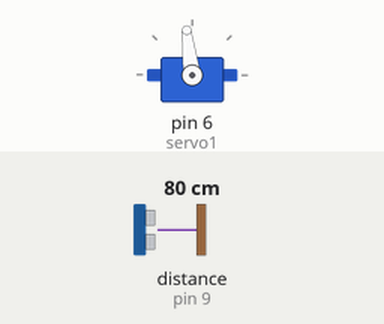
This sketch was run on a simulated Arduino Uno, built with avr-gcc and run on an emulated ATmega328P. Parts: servo. The test bench sets the inputs (shaded band); at power-on: distance to the obstacle (sensor on pin 9) 80 cm. What the sketch prints to the serial monitor is not drawn.

Above: at 2.2 s.
2.3 s: distance to the obstacle (sensor on pin 9) set to 33 cm
3.8 s: distance to the obstacle (sensor on pin 9) set to 27 cm
At 4.4 s:
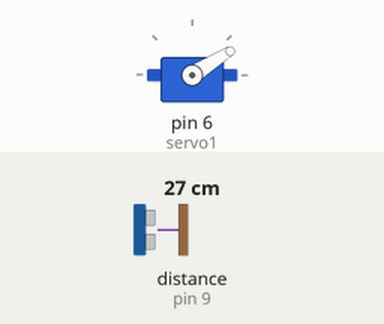
At 5.8 s:
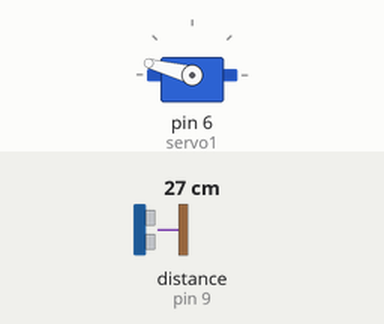
Timing chart, 0 to 7.5 s (numbered marks = the images above; inputs shaded):
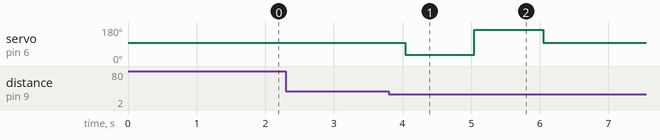

The sketch:

arduino2ev3Ultrasonic2.ino
```cpp
#include <Servo.h>
#include <Ultrasonic.h>

byte out_message [64];
int out_message_length = 0;

byte in_message [64];
int in_message_type = 0;
int in_message_length = 0;
int in_mailbox_length = 0;
int in_value_length = 0;
char in_mailbox [16];
boolean in_value_logic;
float in_value_numeric;
char in_value_chars [64];
String in_mailbox_text;
String in_value_text;

int myBorder = 30, cervoCenter = 97, servoRihgt = 32, servoLeft = 165;
Servo servo1;
Ultrasonic ultrasonic(8,9);

void setup()
{
  servo1.attach(6);
  servo1.write(cervoCenter);
  Serial.begin(9600);
  delay(1000);
}

union u_fi
{
  unsigned  char c[4];
  float f;
} ieee752;

union l_en
{
  unsigned  char e[2];
  unsigned int l;
} little_endian;

// Send Packets functions

void MakeLogicEV3Message(String tmp_text, boolean value_logic) {
  char mailbox[tmp_text.length()+1];
  tmp_text.toCharArray(mailbox, tmp_text.length()+1) ;
  int PacketLength = 5 + sizeof(mailbox) + 3;
  little_endian.l=(int)PacketLength;
  out_message[0] = little_endian.e[0];
  out_message[1] = little_endian.e[1];
  out_message[2] = 0x01;
  out_message[3] = 0x00;
  out_message[4] = 0x81;
  out_message[5] = 0x9E;
  out_message[6] = sizeof(mailbox);
  int i=7;
  while (i<6+sizeof(mailbox)){
    out_message[i]=mailbox[i-7];
    i++;
  }
  out_message[i] = 0x00;
  out_message[i+1] = 0x01;
  out_message[i+2] = 0x00;
  out_message[i+3] = value_logic;
  out_message_length = PacketLength + 2;
  Serial.write(out_message, out_message_length);
}

void MakeNumericEV3Message(String tmp_text, float value_numeric) {
  char mailbox[tmp_text.length()+1];
  tmp_text.toCharArray(mailbox, tmp_text.length()+1) ;
  int PacketLength = 5 + sizeof(mailbox) + 6;
  little_endian.l=(int)PacketLength;
  out_message[0] = little_endian.e[0];
  out_message[1] = little_endian.e[1];
  out_message[2] = 0x01;
  out_message[3] = 0x00;
  out_message[4] = 0x81;
  out_message[5] = 0x9E;
  out_message[6] = sizeof(mailbox);
  int i=7;
  while (i<6+sizeof(mailbox)){
    out_message[i]=mailbox[i-7];
    i++;
  }
  out_message[i] = 0x00;
  out_message[i+1] = 0x04;
  out_message[i+2] = 0x00;
  ieee752.f=(float)value_numeric;
  out_message[i+3] = ieee752.c[0];
  out_message[i+4] = ieee752.c[1];
  out_message[i+5] = ieee752.c[2];
  out_message[i+6] = ieee752.c[3];
  out_message_length = PacketLength + 2;
  Serial.write(out_message, out_message_length);
}

void MakeTextEV3Message(String tmp_text, String tmp_text2) {
  char mailbox[tmp_text.length()+1];
  tmp_text.toCharArray(mailbox, tmp_text.length()+1) ;
  char value_text[tmp_text2.length()+1];
  tmp_text2.toCharArray(value_text, tmp_text2.length()+1) ;
  int PacketLength = 5 + sizeof(mailbox) + 2 + sizeof(value_text);
  little_endian.l=(int)PacketLength;
  out_message[0] = little_endian.e[0];
  out_message[1] = little_endian.e[1];
  out_message[2] = 0x01;
  out_message[3] = 0x00;
  out_message[4] = 0x81;
  out_message[5] = 0x9E;
  out_message[6] = sizeof(mailbox);
  int i=7;
  while (i<6+sizeof(mailbox)){
    out_message[i]=mailbox[i-7];
    i++;
  }
  out_message[i] = 0x00;
  little_endian.l=(int)sizeof(value_text);
  out_message[i+1] = little_endian.e[0];
  out_message[i+2] = little_endian.e[1];
  int j=i+3;
  while (j<i+2+sizeof(value_text)){
    out_message[j]=value_text[j-i-3];
    j++;
  }
  out_message[j] = 0x00;
  out_message_length = PacketLength + 2;
  Serial.write(out_message, out_message_length);
}


void loop()
{
  int duration = 0, durationRight = 0, durationLeft = 0;
  boolean wallOn = false, isSendTurn = false;
  String turnDirection = "";
  servo1.write(cervoCenter);
  delay(100);
  MakeNumericEV3Message("MyConnection", myBorder);
  delay(100);
  duration = ultrasonic.Ranging(CM);

  if (duration > myBorder){
    MakeNumericEV3Message("DirectionSpeed", -75);
    delay(100);
  }
  else if (duration <= myBorder)  {
    MakeNumericEV3Message("DirectionSpeed", 0);
    delay(100);
    servo1.write(servoRihgt);
    delay(1000);
    durationRight = ultrasonic.Ranging(CM);
    servo1.write(servoLeft);
    delay(1000);
    durationLeft = ultrasonic.Ranging(CM);
    servo1.write(cervoCenter);
    delay(1000);
    wallOn = true;
  }

  if (durationRight > durationLeft && durationRight > myBorder && wallOn){
    turnDirection = "Right";
    isSendTurn = true;
  } else if (durationLeft > durationRight && durationLeft > myBorder && wallOn){
    turnDirection = "Left";
    isSendTurn = true;
  } else if (durationRight < myBorder && durationLeft < myBorder && wallOn){
    turnDirection = "Reverce";
    isSendTurn = true;
  }

  if (isSendTurn){
    MakeTextEV3Message("DirectionTurn", turnDirection);
    delay(10000);
  }

}
```

Measured:
- the behaviour switches between 31 and 30 cm on distance to the obstacle (sensor on pin 9) (found by bisection; images 0 and 1)
- after the input at 2.3 s, every drawn part: stays the same
- after the input at 3.8 s, servo on pin 6 (servo1): 97° → 32° after 0.24 s, → 165° 1.0 s later, → 97° 1.0 s later
